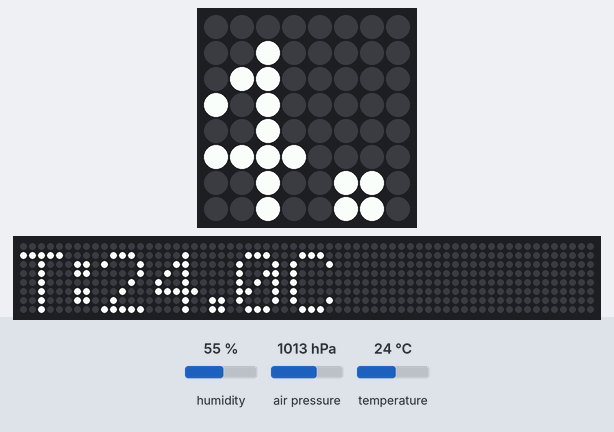
Recording of a program running on a simulated Raspberry Pi (BCM pin numbers) with a Sense HAT. Shown: the Sense HAT's 8×8 RGB LED matrix, a strip that is not on the board, showing the scrolling text unrolled. The test bench sets the inputs (shaded band); at power-on: humidity 55 %, air pressure 1013 hPa, temperature 24 °C. The clock reads 2024-03-15 10:24:30 at power-on unless the program sets it; files the program writes start out absent; the 64×8 strip is a reading aid, not a part: it shows the text the matrix is scrolling, unrolled, one strip-width of it at a time; sending an e-mail succeeds after 1 s.

Above: at 1.25 s.
1.3 s: humidity set to 22 %
11.3 s: air pressure set to 952 hPa
At 24.61 s:
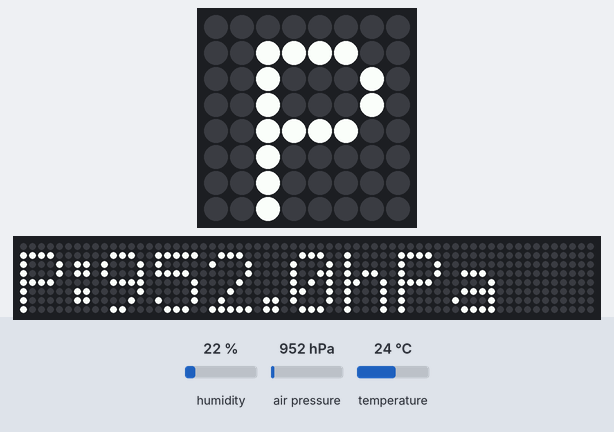
25.3 s: temperature set to 12 °C
At 29.76 s:
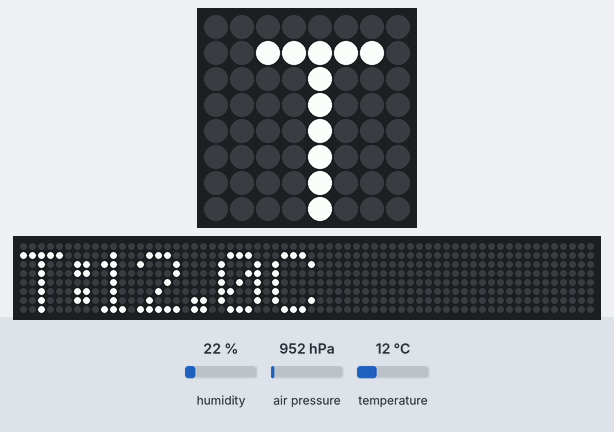
35.3 s: humidity set to 40 %
At 41.09 s:
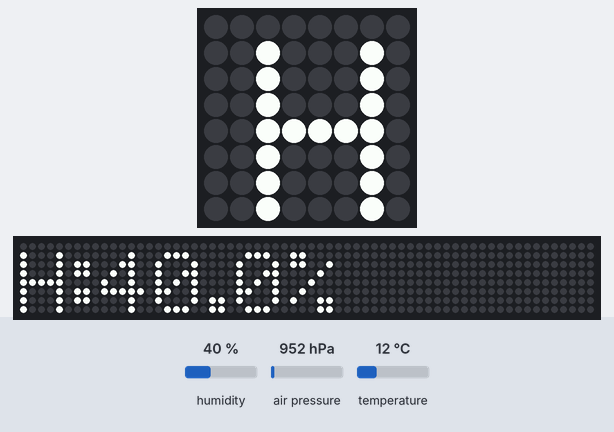

The program:

weather_station.py
```python
from sense_hat import SenseHat
from datetime import datetime
import smtplib
from email.mime.text import MIMEText
import time

sense = SenseHat()
sense.clear()

LOG_FILE = "weather.txt"

# --- Email configuration ---
SMTP_SERVER = "smtp.gmail.com"
SMTP_PORT = 587
SENDER_EMAIL = "your_email@gmail.com"
SENDER_PASSWORD = "your_app_password"
RECEIVER_EMAIL = "receiver_email@gmail.com"

EMAIL_INTERVAL_SECONDS = 300  # send an email every 5 minutes
last_email_time = 0


def read_sensors():
    temperature = round(sense.get_temperature(), 1)
    humidity = round(sense.get_humidity(), 1)
    pressure = round(sense.get_pressure(), 1)
    return temperature, humidity, pressure


def log_to_file(temperature, humidity, pressure):
    timestamp = datetime.now().strftime("%Y-%m-%d %H:%M:%S")
    line = f"{timestamp} | Temp: {temperature}C | Humidity: {humidity}% | Pressure: {pressure}hPa\n"
    with open(LOG_FILE, "a") as f:
        f.write(line)


def send_email(temperature, humidity, pressure):
    body = (
        f"Weather Station Reading\n"
        f"Temperature: {temperature} C\n"
        f"Humidity: {humidity} %\n"
        f"Pressure: {pressure} hPa\n"
    )
    msg = MIMEText(body)
    msg["Subject"] = "Weather Station Update"
    msg["From"] = SENDER_EMAIL
    msg["To"] = RECEIVER_EMAIL

    with smtplib.SMTP(SMTP_SERVER, SMTP_PORT) as server:
        server.starttls()
        server.login(SENDER_EMAIL, SENDER_PASSWORD)
        server.sendmail(SENDER_EMAIL, RECEIVER_EMAIL, msg.as_string())


def main():
    global last_email_time
    while True:
        temperature, humidity, pressure = read_sensors()
        message = f"T:{temperature}C H:{humidity}% P:{pressure}hPa"

        sense.show_message(message, scroll_speed=0.05)
        log_to_file(temperature, humidity, pressure)

        now = time.time()
        if now - last_email_time >= EMAIL_INTERVAL_SECONDS:
            try:
                send_email(temperature, humidity, pressure)
                last_email_time = now
            except Exception as e:
                print(f"Email failed: {e}")

        time.sleep(2)


if __name__ == "__main__":
    main()
```
